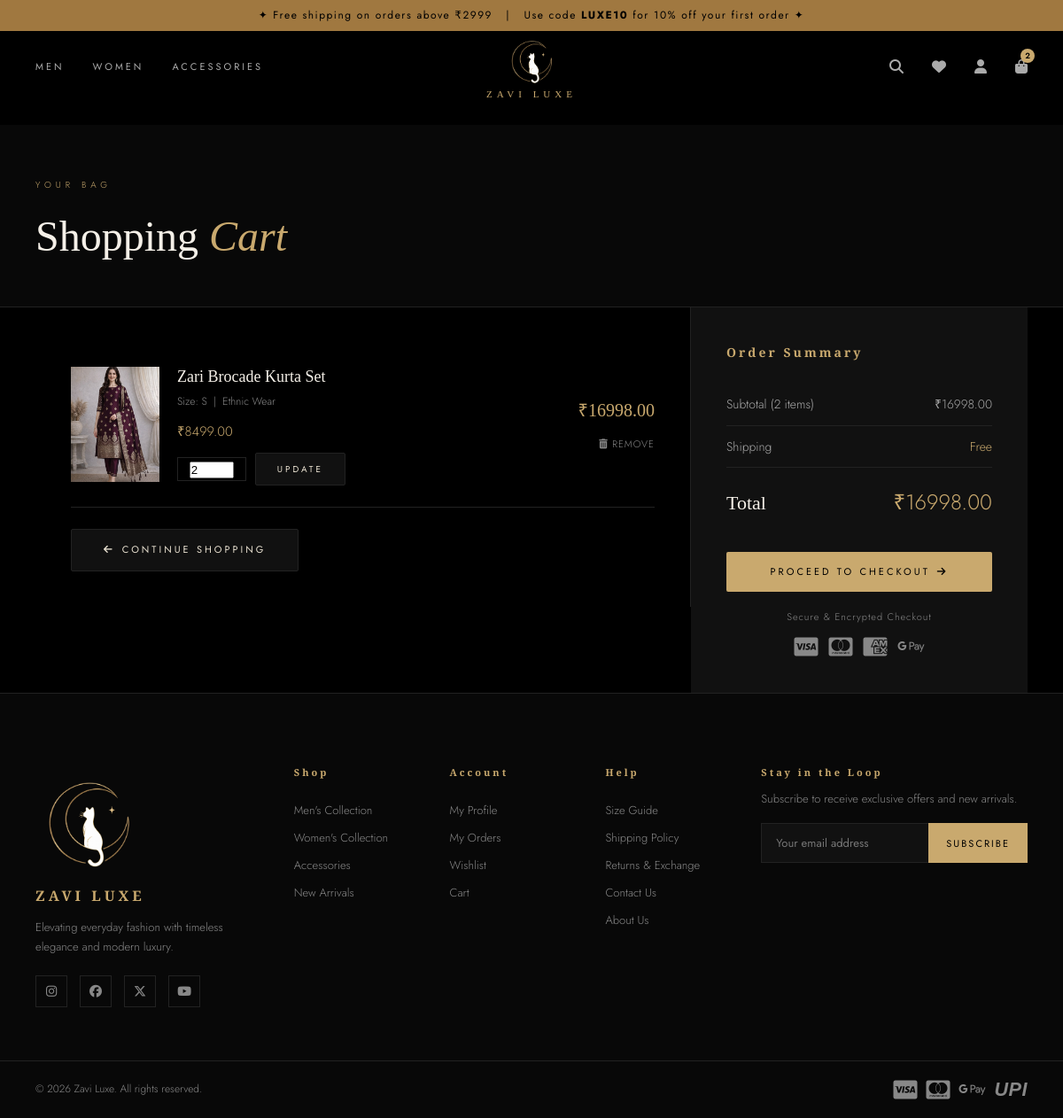
The app's page /cart/ (signed in) with its own data.
### store/models.py (models this page shows, shortened)
class CartItem(models.Model):
    cart = models.ForeignKey(Cart, on_delete=models.CASCADE, related_name='items')
    product = models.ForeignKey(Product, on_delete=models.CASCADE)
    quantity = models.PositiveIntegerField(default=1)
    size = models.CharField(max_length=5, default='M')
    def get_subtotal(self):
        return self.product.price * self.quantity

class Product(models.Model):
    SIZES = [
        ('XS', 'XS'), ('S', 'S'), ('M', 'M'),
        ('L', 'L'), ('XL', 'XL'), ('XXL', 'XXL'),
    ]
    category = models.ForeignKey(Category, on_delete=models.CASCADE, related_name='products')
    name = models.CharField(max_length=300)
    slug = models.SlugField(unique=True)
    description = models.TextField()
    price = models.DecimalField(max_digits=10, decimal_places=2)
    original_price = models.DecimalField(max_digits=10, decimal_places=2, blank=True, null=True)
    image = models.ImageField(upload_to='products/')
    image2 = models.ImageField(upload_to='products/', blank=True, null=True)
    image3 = models.ImageField(upload_to='products/', blank=True, null=True)
    available_sizes = models.CharField(max_length=50, default='S,M,L,XL')
    stock = models.PositiveIntegerField(default=100)
    is_featured = models.BooleanField(default=False)
    is_new_arrival = models.BooleanField(default=False)
    is_bestseller = models.BooleanField(default=False)
    created_at = models.DateTimeField(auto_now_add=True)
    updated_at = models.DateTimeField(auto_now=True)
    class Meta:
        ordering = ['-created_at']

class Category(models.Model):
    name = models.CharField(max_length=200)
    slug = models.SlugField(unique=True)
    description = models.TextField(blank=True)
    image = models.ImageField(upload_to='categories/', blank=True, null=True)
    class Meta:
        verbose_name_plural = 'Categories'
        ordering = ['name']

class Cart(models.Model):
    user = models.OneToOneField(User, on_delete=models.CASCADE, null=True, blank=True)
    session_key = models.CharField(max_length=40, null=True, blank=True)
    created_at = models.DateTimeField(auto_now_add=True)
    def get_total(self):
        return sum(item.get_subtotal() for item in self.items.all())
    def get_item_count(self):
        return sum(item.quantity for item in self.items.all())

### store/views.py (the view)
# urls.py: path('cart/', views.cart_view, name='cart'),
def cart_view(request):
    cart = get_or_create_cart(request)
    items = cart.items.select_related('product').all()
    return render(request, 'store/cart.html', {
        'cart': cart,
        'items': items,
    })

### store/context_processors.py (called while the page is built)
def cart_count(request):
    count = 0
    try:
        if request.user.is_authenticated:
            cart = Cart.objects.filter(user=request.user).first()
        else:
            session_key = request.session.session_key
            cart = Cart.objects.filter(session_key=session_key, user=None).first() if session_key else None
        if cart:
            count = cart.get_item_count()
    except Exception:
        pass
    return {'cart_count': count}

### store/views.py (called while the page is built)
def get_or_create_cart(request):
    if request.user.is_authenticated:
        cart, _ = Cart.objects.get_or_create(user=request.user)
    else:
        if not request.session.session_key:
            request.session.create()
        session_key = request.session.session_key
        cart, _ = Cart.objects.get_or_create(session_key=session_key, user=None)
    return cart

### store/templates/store/cart.html (shortened to what this page needs)
{% extends 'store/base.html' %}
{% load static %}
{% block extra_css %}
<link rel="stylesheet" href="{% static 'store/css/cart.css' %}">
{% endblock %}
{% block content %}
<div class="cart-page">
  <div class="page-header">
    <div class="container">
      <span class="section-eyebrow">Your Bag</span>
      <h1 class="page-title">Shopping <em style="font-style:italic;color:var(--gold);">Cart</em></h1>
    </div>
  </div>
  <div class="container" style="padding-top:0;">
    {% if items %}
    <div class="cart-layout">
      <div class="cart-items-section">
        {% for item in items %}
        <div class="cart-item">
          {% if item.product.image %}
            <img src="{{ item.product.image.url }}" alt="{{ item.product.name }}" class="cart-item-img">
          {% else %}
            <div class="cart-item-img" style="background:var(--dark);display:flex;align-items:center;justify-content:center;">
              <i class="fas fa-tshirt" style="font-size:28px;color:var(--muted);"></i>
            </div>
          {% endif %}
          <div>
            <p class="cart-item-name">{{ item.product.name }}</p>
            <p class="cart-item-meta">Size: {{ item.size }} &nbsp;|&nbsp; {{ item.product.category.name }}</p>
            <div class="cart-item-price">₹{{ item.product.price }}</div>
            <form method="POST" action="{% url 'update_cart' item.id %}" style="display:flex;align-items:center;gap:10px;margin-top:12px;">
              <div class="qty-control" style="border:1px solid var(--border);">
                <button type="button" class="qty-btn" onclick="(function(btn){var i=btn.nextElementSibling;if(parseInt(i.value)>1)i.value=parseInt(i.value)-1;})(this)">−</button>
                <input type="number" name="quantity" value="{{ item.quantity }}" min="1" max="99" class="qty-input" style="width:50px;">
                <button type="button" class="qty-btn" onclick="(function(btn){var i=btn.previousElementSibling;i.value=parseInt(i.value)+1;})(this)">+</button>
              </div>
              <button type="submit" class="btn btn-dark btn-sm">Update</button>
            </form>
          </div>
          <div style="text-align:right;">
            <div style="font-family:'Cormorant Garamond',serif;font-size:20px;color:var(--gold);margin-bottom:8px;">₹{{ item.get_subtotal }}</div>
            <a href="{% url 'remove_from_cart' item.id %}" style="font-size:11px;color:var(--text-dim);letter-spacing:1px;text-transform:uppercase;" onclick="return confirm('Remove this item?')">
              <i class="fas fa-trash-alt"></i> Remove
            </a>
          </div>
        </div>
        {% endfor %}
        <div style="padding-top:24px;">
          <a href="{% url 'shop' %}" class="btn btn-dark"><i class="fas fa-arrow-left"></i> Continue Shopping</a>
        </div>
      </div>
      <div class="cart-summary-section">
        <h3 style="font-family:'Cinzel',serif;font-size:14px;letter-spacing:3px;color:var(--gold);margin-bottom:24px;">Order Summary</h3>
        <div class="summary-row">
          <span>Subtotal ({{ cart.get_item_count }} item{% if cart.get_item_count != 1 %}s{% endif %})</span>
          <span>₹{{ cart.get_total }}</span>
        </div>
        <div class="summary-row">
          <span>Shipping</span>
          <span style="color:var(--gold);">{% if cart.get_total >= 2999 %}Free{% else %}₹99{% endif %}</span>
        </div>
        <div class="summary-row" style="border-bottom:none;padding-top:20px;">
          <span class="summary-total">Total</span>
          <span class="summary-total-val">₹{% if cart.get_total >= 2999 %}{{ cart.get_total }}{% else %}{{ cart.get_total|add:99 }}{% endif %}</span>
        </div>
        <a href="{% url 'checkout' %}" class="btn btn-gold btn-full" style="margin-top:24px;">
          Proceed to Checkout <i class="fas fa-arrow-right"></i>
        </a>
        <div style="margin-top:20px;text-align:center;">
          <p style="font-size:11px;color:var(--text-dim);letter-spacing:1px;margin-bottom:12px;">Secure & Encrypted Checkout</p>
          <div style="display:flex;justify-content:center;gap:12px;font-size:24px;color:var(--text-dim);">
            <i class="fab fa-cc-visa"></i>
            <i class="fab fa-cc-mastercard"></i>
            <i class="fab fa-cc-amex"></i>
            <i class="fab fa-google-pay"></i>
          </div>
        </div>
      </div>
    </div>
    {% endif %}
  </div>
</div>
{% endblock %}

### store/static/store/css/base.css (style rules this page uses)
:root { --black: #000000; --deep: #080808; --dark: #111111; --card: #151515; --border: #222222; --muted: #333333; --text-dim: #888888; --text-mid: #aaaaaa; --text: #e8e0d0; --white: #f5f0e8; --gold: #c9a96e; --gold-light: #e8d5a3; --gold-dark: #a07840; --accent: #d4af37; --radius: 2px; --transition: 0.3s cubic-bezier(0.4, 0, 0.2, 1); }
*, *::before, *::after { box-sizing: border-box; margin: 0; padding: 0; }
html { scroll-behavior: smooth; }
body { background: var(--black); color: var(--text); font-family: 'Jost', sans-serif; font-weight: 300; line-height: 1.6; overflow-x: hidden; }
a { color: inherit; text-decoration: none; }
img { max-width: 100%; display: block; }
button { cursor: pointer; border: none; background: none; font-family: inherit; }
.btn { display: inline-flex; align-items: center; gap: 8px; padding: 14px 36px; font-family: 'Jost', sans-serif; font-size: 11px; font-weight: 400; letter-spacing: 3px; text-transform: uppercase; transition: var(--transition); border-radius: var(--radius); }
.btn-gold { background: var(--gold); color: var(--black); }
.btn-dark { background: var(--dark); color: var(--text); border: 1px solid var(--border); }
.btn-sm { padding: 10px 24px; font-size: 10px; }
.btn-full { width: 100%; justify-content: center; }
.container { max-width: 1400px; margin: 0 auto; padding: 0 40px; }
.section-eyebrow { font-size: 10px; letter-spacing: 5px; text-transform: uppercase; color: var(--gold); font-family: 'Jost', sans-serif; margin-bottom: 12px; display: block; }
.page-header { background: var(--deep); padding: 60px 0 40px; border-bottom: 1px solid var(--border); margin-bottom: 0; }
.page-title { font-family: 'Cormorant Garamond', serif; font-size: 48px; font-weight: 300; color: var(--white); }

### store/static/store/css/cart.css (style rules this page uses)
.cart-page { padding-top: 106px; min-height: 80vh; }
.cart-layout { display: grid; grid-template-columns: 1fr 380px; gap: 0; align-items: start; }
.cart-items-section { padding: 40px; border-right: 1px solid var(--border); }
.cart-summary-section { padding: 40px; background: var(--dark); position: sticky; top: 106px; }
.cart-item { display: grid; grid-template-columns: 100px 1fr auto; gap: 20px; align-items: center; padding: 24px 0; border-bottom: 1px solid var(--border); }
.cart-item-img { width: 100px; height: 130px; object-fit: cover; background: var(--dark); }
.cart-item-name { font-family: 'Cormorant Garamond', serif; font-size: 18px; color: var(--white); margin-bottom: 4px; }
.cart-item-meta { font-size: 12px; color: var(--text-dim); margin-bottom: 12px; }
.cart-item-price { color: var(--gold); font-size: 15px; }
.summary-row { display: flex; justify-content: space-between; align-items: center; padding: 12px 0; border-bottom: 1px solid var(--border); font-size: 14px; color: var(--text-mid); }
.summary-total { font-family: 'Cormorant Garamond', serif; font-size: 22px; color: var(--white); font-weight: 400; }
.summary-total-val { color: var(--gold); font-size: 24px; }

### records on screen
CartItem: product.image (picture), product.name "Zari Brocade Kurta Set", size "S", product.category.name "Ethnic Wear", product.price "8499.00", quantity "2", get_subtotal "16998.00"
Cart: get_item_count "2", get_total "16998.00"

### other values on screen
{{ cart_count }} "2"
